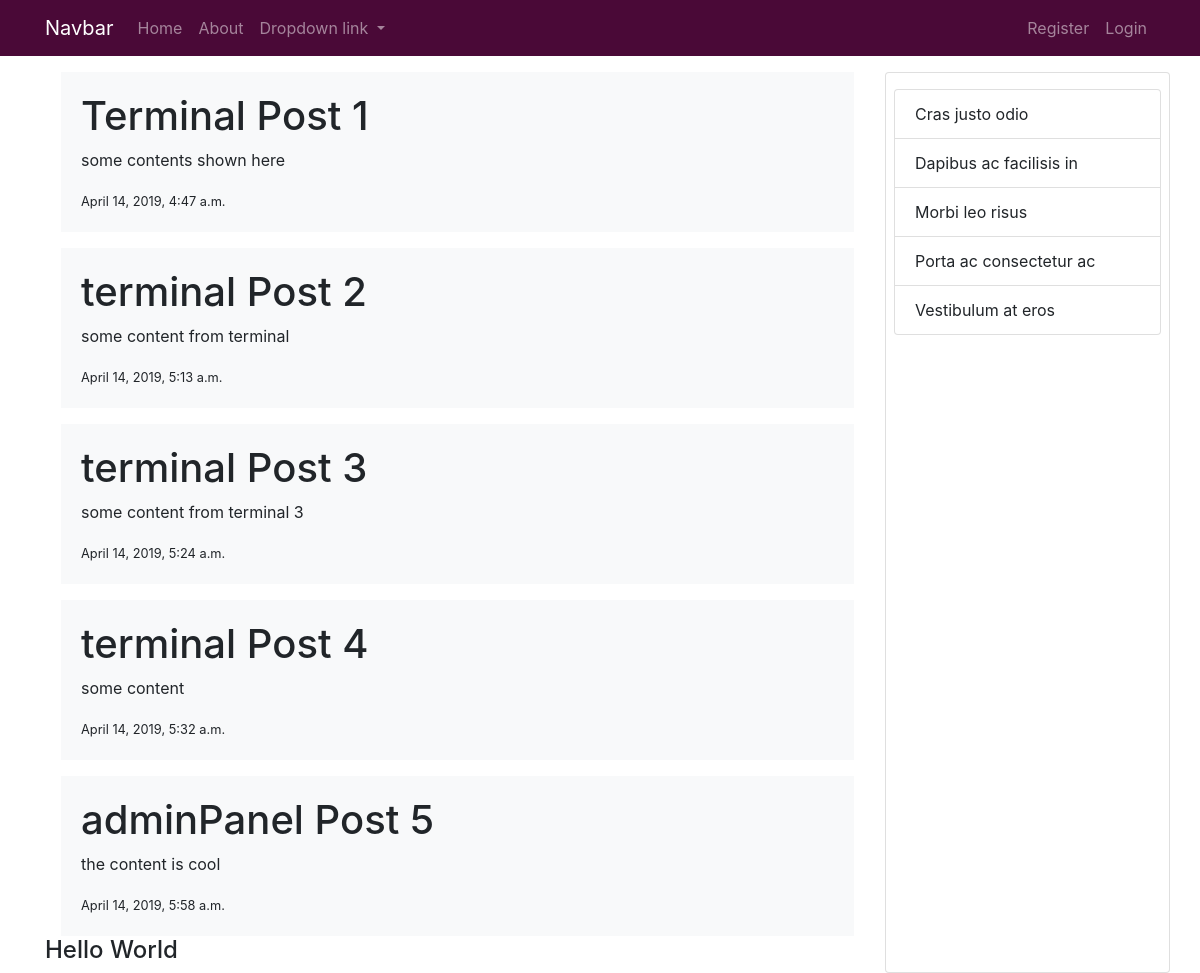
The page / on the database its author committed.
### blog/models.py (models this page shows, shortened)
class Post(models.Model):
	title = models.CharField(max_length=100)
	content = models.TextField()
	created_at = models.DateTimeField(default=timezone.now)
	author = models.ForeignKey(User, on_delete=models.CASCADE)

### blog/views.py (the view)
# urls.py: path('', views.home_page, name='blog-home_page'),
def home_page(request):  # don't forget to add request as argument
    context = {
        'posts': Post.objects.all(),  # posts will be the key word we use on the html template
    }
    return render(request, 'blog/home.html', context)

### blog/templates/blog/home.html
{% extends "blog/base.html" %}
{% block content %}
    {% for post in posts %}
    <div class="card-body mt-3 mr-3 ml-3 bg-light">
      <h1>{{ post.title }}</h1>
      <p>{{ post.content }}</p>
      <small>{{ post.created_at }}</small>
    </div>
    {% endfor %}
    <h4>Hello World</h4>
{% endblock content%}

### rows shown on the page
Post: title "Terminal Post 1", content "some contents shown here", created_at "April 14, 2019, 4:47 a.m."
Post: title "terminal Post 2", content "some content from terminal", created_at "April 14, 2019, 5:13 a.m."
Post: title "terminal Post 3", content "some content from terminal 3", created_at "April 14, 2019, 5:24 a.m."
Post: title "terminal Post 4", content "some content", created_at "April 14, 2019, 5:32 a.m."
Post: title "adminPanel Post 5", content "the content is cool", created_at "April 14, 2019, 5:58 a.m."
